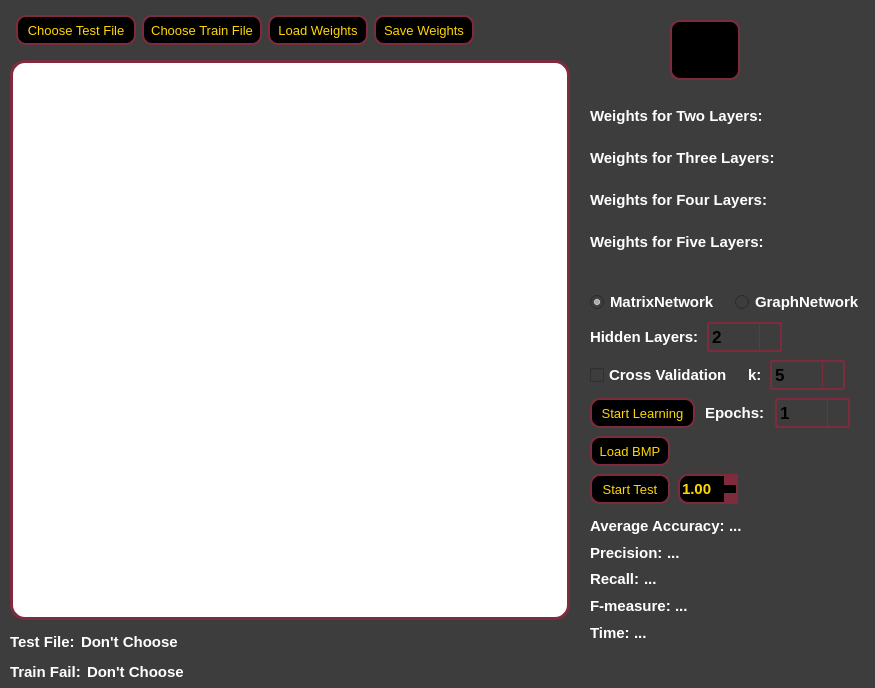
<?xml version="1.0" encoding="UTF-8"?>
<ui version="4.0">
 <class>MainWindow</class>
 <widget class="QMainWindow" name="MainWindow">
  <property name="geometry">
   <rect>
    <x>0</x>
    <y>0</y>
    <width>875</width>
    <height>688</height>
   </rect>
  </property>
  <property name="minimumSize">
   <size>
    <width>875</width>
    <height>688</height>
   </size>
  </property>
  <property name="maximumSize">
   <size>
    <width>875</width>
    <height>688</height>
   </size>
  </property>
  <property name="windowTitle">
   <string>PERCEPTRON</string>
  </property>
  <widget class="QWidget" name="centralwidget">
   <property name="styleSheet">
    <string notr="true">background-color: #3d3d3d;</string>
   </property>
   <widget class="QGraphicsView" name="graphicsView">
    <property name="geometry">
     <rect>
      <x>10</x>
      <y>60</y>
      <width>560</width>
      <height>560</height>
     </rect>
    </property>
    <property name="minimumSize">
     <size>
      <width>560</width>
      <height>560</height>
     </size>
    </property>
    <property name="maximumSize">
     <size>
      <width>560</width>
      <height>560</height>
     </size>
    </property>
    <property name="cursor" stdset="0">
     <cursorShape>PointingHandCursor</cursorShape>
    </property>
    <property name="styleSheet">
     <string notr="true">border-radius: 15px;
border: 3px solid rgb(126, 44, 61); 
background-color: white;
width: 10px;</string>
    </property>
   </widget>
   <widget class="QWidget" name="horizontalLayoutWidget">
    <property name="geometry">
     <rect>
      <x>10</x>
      <y>10</y>
      <width>471</width>
      <height>41</height>
     </rect>
    </property>
    <layout class="QHBoxLayout" name="horizontalLayout">
     <property name="spacing">
      <number>0</number>
     </property>
     <item>
      <widget class="QPushButton" name="but_choose_test_file">
       <property name="minimumSize">
        <size>
         <width>120</width>
         <height>30</height>
        </size>
       </property>
       <property name="maximumSize">
        <size>
         <width>120</width>
         <height>30</height>
        </size>
       </property>
       <property name="cursor">
        <cursorShape>PointingHandCursor</cursorShape>
       </property>
       <property name="styleSheet">
        <string notr="true">QPushButton {
border-radius: 10px;
border: 2px solid rgb(126, 44, 61); 
background-color: black;
color: gold;
font-family: &quot;Comic Sans MS&quot;;
font: 13px;
}

QPushButton:hover {
	border: 2px solid black;
	font: bold 13px;
	
}</string>
       </property>
       <property name="text">
        <string>Choose Test File</string>
       </property>
      </widget>
     </item>
     <item>
      <widget class="QPushButton" name="but_choose_train_file">
       <property name="minimumSize">
        <size>
         <width>120</width>
         <height>30</height>
        </size>
       </property>
       <property name="maximumSize">
        <size>
         <width>120</width>
         <height>30</height>
        </size>
       </property>
       <property name="cursor">
        <cursorShape>PointingHandCursor</cursorShape>
       </property>
       <property name="styleSheet">
        <string notr="true">QPushButton {
border-radius: 10px;
border: 2px solid rgb(126, 44, 61); 
background-color: black;
color: gold;
font-family: &quot;Comic Sans MS&quot;;
font: 13px;
}

QPushButton:hover {
	border: 2px solid black;
	font: bold 13px;
	
}</string>
       </property>
       <property name="text">
        <string>Choose Train File</string>
       </property>
      </widget>
     </item>
     <item>
      <widget class="QPushButton" name="but_load_weights">
       <property name="minimumSize">
        <size>
         <width>100</width>
         <height>30</height>
        </size>
       </property>
       <property name="maximumSize">
        <size>
         <width>100</width>
         <height>30</height>
        </size>
       </property>
       <property name="cursor">
        <cursorShape>PointingHandCursor</cursorShape>
       </property>
       <property name="styleSheet">
        <string notr="true">QPushButton {
border-radius: 10px;
border: 2px solid rgb(126, 44, 61); 
background-color: black;
color: gold;
font-family: &quot;Comic Sans MS&quot;;
font: 13px;
}

QPushButton:hover {
	border: 2px solid black;
	font: bold 13px;
	
}</string>
       </property>
       <property name="text">
        <string>Load Weights</string>
       </property>
      </widget>
     </item>
     <item>
      <widget class="QPushButton" name="but_save_weights">
       <property name="minimumSize">
        <size>
         <width>100</width>
         <height>30</height>
        </size>
       </property>
       <property name="maximumSize">
        <size>
         <width>30</width>
         <height>16777215</height>
        </size>
       </property>
       <property name="cursor">
        <cursorShape>PointingHandCursor</cursorShape>
       </property>
       <property name="styleSheet">
        <string notr="true">QPushButton {
border-radius: 10px;
border: 2px solid rgb(126, 44, 61); 
background-color: black;
color: gold;
font-family: &quot;Comic Sans MS&quot;;
font: 13px;
}

QPushButton:hover {
	border: 2px solid black;
	font: bold 13px;
	
}</string>
       </property>
       <property name="text">
        <string>Save Weights</string>
       </property>
      </widget>
     </item>
    </layout>
   </widget>
   <widget class="QWidget" name="verticalLayoutWidget">
    <property name="geometry">
     <rect>
      <x>590</x>
      <y>290</y>
      <width>281</width>
      <height>356</height>
     </rect>
    </property>
    <layout class="QVBoxLayout" name="verticalLayout">
     <property name="spacing">
      <number>8</number>
     </property>
     <property name="leftMargin">
      <number>0</number>
     </property>
     <item>
      <layout class="QHBoxLayout" name="horizontalLayout_2">
       <property name="leftMargin">
        <number>0</number>
       </property>
       <item>
        <widget class="QRadioButton" name="radio_but_matrixNet">
         <property name="styleSheet">
          <string notr="true">font-family: &quot;Comic Sans MS&quot;;
font: bold 15px;
color: white;</string>
         </property>
         <property name="text">
          <string>MatrixNetwork</string>
         </property>
         <property name="checked">
          <bool>true</bool>
         </property>
        </widget>
       </item>
       <item>
        <widget class="QRadioButton" name="radio_but_graphNet">
         <property name="styleSheet">
          <string notr="true">font-family: &quot;Comic Sans MS&quot;;
font: bold 15px;
color: white;</string>
         </property>
         <property name="text">
          <string>GraphNetwork</string>
         </property>
        </widget>
       </item>
      </layout>
     </item>
     <item>
      <layout class="QHBoxLayout" name="horizontalLayout_3">
       <property name="leftMargin">
        <number>0</number>
       </property>
       <item>
        <widget class="QLabel" name="label">
         <property name="styleSheet">
          <string notr="true">font-family: &quot;Comic Sans MS&quot;;
font: bold 15px;
color: white;</string>
         </property>
         <property name="text">
          <string>Hidden Layers:</string>
         </property>
        </widget>
       </item>
       <item>
        <widget class="QComboBox" name="list_hidden_layers">
         <property name="minimumSize">
          <size>
           <width>75</width>
           <height>30</height>
          </size>
         </property>
         <property name="maximumSize">
          <size>
           <width>75</width>
           <height>30</height>
          </size>
         </property>
         <property name="styleSheet">
          <string notr="true">QComboBox {
	font: bold 17px;
	color: black;
	font-family: &quot;Comic Sans MS&quot;;
     border-radius: 3px;
	 border: 2px solid rgb(126, 44, 61);
 }

 QComboBox:!editable, QComboBox::drop-down:editable {
      background: qlineargradient(x1: 0, y1: 0, x2: 0, y2: 1,
                                  stop: 0 #E1E1E1, stop: 0.4 #DDDDDD,
                                  stop: 0.5 #D8D8D8, stop: 1.0 #D3D3D3);
}

 QComboBox:!editable:on, QComboBox::drop-down:editable:on {
     background: qlineargradient(x1: 0, y1: 0, x2: 0, y2: 1,
                                 stop: 0 #D3D3D3, stop: 0.4 #D8D8D8,
                                 stop: 0.5 #DDDDDD, stop: 1.0 #E1E1E1);
 }


 QComboBox:on { /* сдвиг текста когда выпадающий список раскрывается */
     padding-top: 3px;
     padding-left: 3px;
 }

 QComboBox::drop-down {
     subcontrol-origin: padding;
     subcontrol-position: top right;
     width: 20px;

     border-left-width: 1px;
     border-left-color: rgb(126, 44, 61);
     border-left-style: solid;
     border-top-right-radius: 3px; /* тот же радиус закругления что и у QComboBox */
     border-bottom-right-radius: 3px;
 }

 QComboBox::down-arrow:on { /* сдвиг стрелки когда выпадающий список раскрывается */
     top: 1px;
     left: 1px;
 }

 QComboBox QAbstractItemView {
     border: 2px solid rgb(126, 44, 61); 
     background: darkgray;
	
 }
</string>
         </property>
         <item>
          <property name="text">
           <string>2</string>
          </property>
         </item>
         <item>
          <property name="text">
           <string>3</string>
          </property>
         </item>
         <item>
          <property name="text">
           <string>4</string>
          </property>
         </item>
         <item>
          <property name="text">
           <string>5</string>
          </property>
         </item>
        </widget>
       </item>
       <item>
        <spacer name="horizontalSpacer">
         <property name="orientation">
          <enum>Qt::Horizontal</enum>
         </property>
         <property name="sizeHint" stdset="0">
          <size>
           <width>40</width>
           <height>20</height>
          </size>
         </property>
        </spacer>
       </item>
      </layout>
     </item>
     <item>
      <layout class="QHBoxLayout" name="horizontalLayout_18" stretch="0,0,1,0">
       <item>
        <widget class="QCheckBox" name="check_cross_validation">
         <property name="minimumSize">
          <size>
           <width>150</width>
           <height>0</height>
          </size>
         </property>
         <property name="maximumSize">
          <size>
           <width>150</width>
           <height>16777215</height>
          </size>
         </property>
         <property name="styleSheet">
          <string notr="true">font-family: &quot;Comic Sans MS&quot;;
font: bold 15px;
color: white;</string>
         </property>
         <property name="text">
          <string>Cross Validation</string>
         </property>
        </widget>
       </item>
       <item>
        <widget class="QLabel" name="label_8">
         <property name="maximumSize">
          <size>
           <width>25</width>
           <height>16777215</height>
          </size>
         </property>
         <property name="styleSheet">
          <string notr="true">font-family: &quot;Comic Sans MS&quot;;
font: bold 15px;
color: white;</string>
         </property>
         <property name="text">
          <string>k:</string>
         </property>
        </widget>
       </item>
       <item>
        <widget class="QComboBox" name="list_cross_validation">
         <property name="minimumSize">
          <size>
           <width>75</width>
           <height>30</height>
          </size>
         </property>
         <property name="maximumSize">
          <size>
           <width>75</width>
           <height>30</height>
          </size>
         </property>
         <property name="styleSheet">
          <string notr="true">QComboBox {
	font: bold 17px;
	color: black;
	font-family: &quot;Comic Sans MS&quot;;
     border-radius: 3px;
	 border: 2px solid rgb(126, 44, 61);
 }

 QComboBox:!editable, QComboBox::drop-down:editable {
      background: qlineargradient(x1: 0, y1: 0, x2: 0, y2: 1,
                                  stop: 0 #E1E1E1, stop: 0.4 #DDDDDD,
                                  stop: 0.5 #D8D8D8, stop: 1.0 #D3D3D3);
}

 QComboBox:!editable:on, QComboBox::drop-down:editable:on {
     background: qlineargradient(x1: 0, y1: 0, x2: 0, y2: 1,
                                 stop: 0 #D3D3D3, stop: 0.4 #D8D8D8,
                                 stop: 0.5 #DDDDDD, stop: 1.0 #E1E1E1);
 }


 QComboBox:on { /* сдвиг текста когда выпадающий список раскрывается */
     padding-top: 3px;
     padding-left: 3px;
 }

 QComboBox::drop-down {
     subcontrol-origin: padding;
     subcontrol-position: top right;
     width: 20px;

     border-left-width: 1px;
     border-left-color: rgb(126, 44, 61);
     border-left-style: solid;
     border-top-right-radius: 3px; /* тот же радиус закругления что и у QComboBox */
     border-bottom-right-radius: 3px;
 }

 QComboBox::down-arrow:on { /* сдвиг стрелки когда выпадающий список раскрывается */
     top: 1px;
     left: 1px;
 }

 QComboBox QAbstractItemView {
     border: 2px solid rgb(126, 44, 61); 
     background: darkgray;
	
 }
</string>
         </property>
         <item>
          <property name="text">
           <string>5</string>
          </property>
         </item>
         <item>
          <property name="text">
           <string>10</string>
          </property>
         </item>
        </widget>
       </item>
       <item>
        <spacer name="horizontalSpacer_5">
         <property name="orientation">
          <enum>Qt::Horizontal</enum>
         </property>
         <property name="sizeHint" stdset="0">
          <size>
           <width>40</width>
           <height>20</height>
          </size>
         </property>
        </spacer>
       </item>
      </layout>
     </item>
     <item>
      <layout class="QHBoxLayout" name="horizontalLayout_5">
       <property name="spacing">
        <number>10</number>
       </property>
       <property name="leftMargin">
        <number>0</number>
       </property>
       <item>
        <widget class="QPushButton" name="but_start_learning">
         <property name="minimumSize">
          <size>
           <width>105</width>
           <height>30</height>
          </size>
         </property>
         <property name="maximumSize">
          <size>
           <width>105</width>
           <height>30</height>
          </size>
         </property>
         <property name="cursor">
          <cursorShape>PointingHandCursor</cursorShape>
         </property>
         <property name="styleSheet">
          <string notr="true">QPushButton {
border-radius: 10px;
border: 2px solid rgb(126, 44, 61); 
background-color: black;
color: gold;
font-family: &quot;Comic Sans MS&quot;;
font: 13px;
}

QPushButton:hover {
	border: 2px solid black;
	font: bold 13px;
	
}</string>
         </property>
         <property name="text">
          <string>Start Learning</string>
         </property>
        </widget>
       </item>
       <item>
        <widget class="QLabel" name="label_7">
         <property name="styleSheet">
          <string notr="true">font-family: &quot;Comic Sans MS&quot;;
font: bold 15px;
color: white;</string>
         </property>
         <property name="text">
          <string>Epochs:</string>
         </property>
        </widget>
       </item>
       <item>
        <widget class="QComboBox" name="list_epochs">
         <property name="minimumSize">
          <size>
           <width>75</width>
           <height>30</height>
          </size>
         </property>
         <property name="maximumSize">
          <size>
           <width>75</width>
           <height>30</height>
          </size>
         </property>
         <property name="cursor">
          <cursorShape>PointingHandCursor</cursorShape>
         </property>
         <property name="styleSheet">
          <string notr="true">QComboBox {
	font: bold 17px;
	color: black;
	font-family: &quot;Comic Sans MS&quot;;
     border-radius: 3px;
	 border: 2px solid rgb(126, 44, 61);
 }

 QComboBox:!editable, QComboBox::drop-down:editable {
      background: qlineargradient(x1: 0, y1: 0, x2: 0, y2: 1,
                                  stop: 0 #E1E1E1, stop: 0.4 #DDDDDD,
                                  stop: 0.5 #D8D8D8, stop: 1.0 #D3D3D3);
}

 QComboBox:!editable:on, QComboBox::drop-down:editable:on {
     background: qlineargradient(x1: 0, y1: 0, x2: 0, y2: 1,
                                 stop: 0 #D3D3D3, stop: 0.4 #D8D8D8,
                                 stop: 0.5 #DDDDDD, stop: 1.0 #E1E1E1);
 }


 QComboBox:on { /* сдвиг текста когда выпадающий список раскрывается */
     padding-top: 3px;
     padding-left: 3px;
 }

 QComboBox::drop-down {
     subcontrol-origin: padding;
     subcontrol-position: top right;
     width: 20px;

     border-left-width: 1px;
     border-left-color: rgb(126, 44, 61);
     border-left-style: solid;
     border-top-right-radius: 3px; /* тот же радиус закругления что и у QComboBox */
     border-bottom-right-radius: 3px;
 }

 QComboBox::down-arrow:on { /* сдвиг стрелки когда выпадающий список раскрывается */
     top: 1px;
     left: 1px;
 }

 QComboBox QAbstractItemView {
     border: 2px solid rgb(126, 44, 61); 
     background: darkgray;
	
 }
</string>
         </property>
         <item>
          <property name="text">
           <string>1</string>
          </property>
         </item>
         <item>
          <property name="text">
           <string>2</string>
          </property>
         </item>
         <item>
          <property name="text">
           <string>3</string>
          </property>
         </item>
         <item>
          <property name="text">
           <string>4</string>
          </property>
         </item>
         <item>
          <property name="text">
           <string>5</string>
          </property>
         </item>
         <item>
          <property name="text">
           <string>6</string>
          </property>
         </item>
         <item>
          <property name="text">
           <string>7</string>
          </property>
         </item>
         <item>
          <property name="text">
           <string>8</string>
          </property>
         </item>
         <item>
          <property name="text">
           <string>9</string>
          </property>
         </item>
         <item>
          <property name="text">
           <string>10</string>
          </property>
         </item>
        </widget>
       </item>
       <item>
        <spacer name="horizontalSpacer_3">
         <property name="orientation">
          <enum>Qt::Horizontal</enum>
         </property>
         <property name="sizeHint" stdset="0">
          <size>
           <width>40</width>
           <height>20</height>
          </size>
         </property>
        </spacer>
       </item>
      </layout>
     </item>
     <item>
      <layout class="QHBoxLayout" name="horizontalLayout_17">
       <item>
        <widget class="QPushButton" name="but_load_bmp">
         <property name="minimumSize">
          <size>
           <width>80</width>
           <height>30</height>
          </size>
         </property>
         <property name="maximumSize">
          <size>
           <width>80</width>
           <height>30</height>
          </size>
         </property>
         <property name="cursor">
          <cursorShape>PointingHandCursor</cursorShape>
         </property>
         <property name="styleSheet">
          <string notr="true">QPushButton {
border-radius: 10px;
border: 2px solid rgb(126, 44, 61); 
background-color: black;
color: gold;
font-family: &quot;Comic Sans MS&quot;;
font: 13px;
}

QPushButton:hover {
	border: 2px solid black;
	font: bold 13px;
	
}</string>
         </property>
         <property name="text">
          <string>Load BMP</string>
         </property>
        </widget>
       </item>
       <item>
        <spacer name="horizontalSpacer_2">
         <property name="orientation">
          <enum>Qt::Horizontal</enum>
         </property>
         <property name="sizeHint" stdset="0">
          <size>
           <width>40</width>
           <height>20</height>
          </size>
         </property>
        </spacer>
       </item>
      </layout>
     </item>
     <item>
      <layout class="QHBoxLayout" name="horizontalLayout_6">
       <item>
        <widget class="QPushButton" name="but_start_test">
         <property name="minimumSize">
          <size>
           <width>80</width>
           <height>30</height>
          </size>
         </property>
         <property name="maximumSize">
          <size>
           <width>80</width>
           <height>30</height>
          </size>
         </property>
         <property name="cursor">
          <cursorShape>PointingHandCursor</cursorShape>
         </property>
         <property name="styleSheet">
          <string notr="true">QPushButton {
border-radius: 10px;
border: 2px solid rgb(126, 44, 61); 
background-color: black;
color: gold;
font-family: &quot;Comic Sans MS&quot;;
font: 13px;
}

QPushButton:hover {
	border: 2px solid black;
	font: bold 13px;
	
}</string>
         </property>
         <property name="text">
          <string>Start Test</string>
         </property>
        </widget>
       </item>
       <item>
        <widget class="QDoubleSpinBox" name="sample_precent">
         <property name="minimumSize">
          <size>
           <width>60</width>
           <height>30</height>
          </size>
         </property>
         <property name="maximumSize">
          <size>
           <width>60</width>
           <height>30</height>
          </size>
         </property>
         <property name="cursor">
          <cursorShape>PointingHandCursor</cursorShape>
         </property>
         <property name="styleSheet">
          <string notr="true">QDoubleSpinBox {
	border: 2px solid rgb(126, 44, 61); ;
	border-radius: 10px;
	background: black;
	font: bold 15px;
	color: gold;
	font-family: &quot;Comic Sans MS&quot;;
 }
 QDoubleSpinBox::up-button {
	 subcontrol-origin: border;
     subcontrol-position: top right;
	background: rgb(126, 44, 61);
     height: 11px;
	width: 14px;
 }
 QDoubleSpinBox::down-button {
     subcontrol-origin: border;
     subcontrol-position: bottom right;
	background: rgb(126, 44, 61);
	height: 11px;
	width: 14px;
 }
QDoubleSpinBox::down-button:hover {
    background-color: lightgray;
}
QDoubleSpinBox::up-button:hover {
    background-color: lightgray;
}
QDoubleSpinBox::down-button:pressed {
    background-color: qlineargradient(x1: 0, y1: 0, x2: 0, y2: 1,
                                      stop: 0 #BEBEBE, stop: 1 #D7D7D7);
}
QDoubleSpinBox::up-button:pressed {
    background-color: qlineargradient(x1: 0, y1: 0, x2: 0, y2: 1,
                                      stop: 0 #BEBEBE, stop: 1 #D7D7D7);
}</string>
         </property>
         <property name="minimum">
          <double>0.010000000000000</double>
         </property>
         <property name="maximum">
          <double>1.000000000000000</double>
         </property>
         <property name="singleStep">
          <double>0.010000000000000</double>
         </property>
         <property name="value">
          <double>1.000000000000000</double>
         </property>
        </widget>
       </item>
       <item>
        <spacer name="horizontalSpacer_4">
         <property name="orientation">
          <enum>Qt::Horizontal</enum>
         </property>
         <property name="sizeHint" stdset="0">
          <size>
           <width>40</width>
           <height>20</height>
          </size>
         </property>
        </spacer>
       </item>
      </layout>
     </item>
     <item>
      <layout class="QVBoxLayout" name="verticalLayout_3">
       <property name="spacing">
        <number>0</number>
       </property>
       <item>
        <layout class="QHBoxLayout" name="horizontalLayout_8" stretch="0,1">
         <item>
          <widget class="QLabel" name="label_2">
           <property name="styleSheet">
            <string notr="true">font-family: &quot;Comic Sans MS&quot;;
font: bold 15px;
color: white;</string>
           </property>
           <property name="text">
            <string>Average Accuracy: </string>
           </property>
          </widget>
         </item>
         <item>
          <widget class="QLabel" name="label_accuracy">
           <property name="styleSheet">
            <string notr="true">font-family: &quot;Comic Sans MS&quot;;
font: bold 15px;
color: white;</string>
           </property>
           <property name="text">
            <string>...</string>
           </property>
          </widget>
         </item>
        </layout>
       </item>
       <item>
        <layout class="QHBoxLayout" name="horizontalLayout_9" stretch="0,1">
         <item>
          <widget class="QLabel" name="label_3">
           <property name="styleSheet">
            <string notr="true">font-family: &quot;Comic Sans MS&quot;;
font: bold 15px;
color: white;</string>
           </property>
           <property name="text">
            <string>Precision: </string>
           </property>
          </widget>
         </item>
         <item>
          <widget class="QLabel" name="label_precision_value">
           <property name="styleSheet">
            <string notr="true">font-family: &quot;Comic Sans MS&quot;;
font: bold 15px;
color: white;</string>
           </property>
           <property name="text">
            <string>...</string>
           </property>
          </widget>
         </item>
        </layout>
       </item>
       <item>
        <layout class="QHBoxLayout" name="horizontalLayout_10" stretch="0,1">
         <item>
          <widget class="QLabel" name="label_4">
           <property name="styleSheet">
            <string notr="true">font-family: &quot;Comic Sans MS&quot;;
font: bold 15px;
color: white;</string>
           </property>
           <property name="text">
            <string>Recall: </string>
           </property>
          </widget>
         </item>
         <item>
          <widget class="QLabel" name="label_recall_value">
           <property name="styleSheet">
            <string notr="true">font-family: &quot;Comic Sans MS&quot;;
font: bold 15px;
color: white;</string>
           </property>
           <property name="text">
            <string>...</string>
           </property>
          </widget>
         </item>
        </layout>
       </item>
       <item>
        <layout class="QHBoxLayout" name="horizontalLayout_11" stretch="0,1">
         <item>
          <widget class="QLabel" name="label_5">
           <property name="styleSheet">
            <string notr="true">font-family: &quot;Comic Sans MS&quot;;
font: bold 15px;
color: white;</string>
           </property>
           <property name="text">
            <string>F-measure: </string>
           </property>
          </widget>
         </item>
         <item>
          <widget class="QLabel" name="label_fmeasure_value">
           <property name="styleSheet">
            <string notr="true">font-family: &quot;Comic Sans MS&quot;;
font: bold 15px;
color: white;</string>
           </property>
           <property name="text">
            <string>...</string>
           </property>
          </widget>
         </item>
        </layout>
       </item>
       <item>
        <layout class="QHBoxLayout" name="horizontalLayout_12" stretch="0,1">
         <item>
          <widget class="QLabel" name="label_6">
           <property name="styleSheet">
            <string notr="true">font-family: &quot;Comic Sans MS&quot;;
font: bold 15px;
color: white;</string>
           </property>
           <property name="text">
            <string>Time: </string>
           </property>
          </widget>
         </item>
         <item>
          <widget class="QLabel" name="label_time_value">
           <property name="styleSheet">
            <string notr="true">font-family: &quot;Comic Sans MS&quot;;
font: bold 15px;
color: white;</string>
           </property>
           <property name="text">
            <string>...</string>
           </property>
          </widget>
         </item>
        </layout>
       </item>
      </layout>
     </item>
    </layout>
   </widget>
   <widget class="QWidget" name="verticalLayoutWidget_2">
    <property name="geometry">
     <rect>
      <x>10</x>
      <y>630</y>
      <width>561</width>
      <height>54</height>
     </rect>
    </property>
    <layout class="QVBoxLayout" name="verticalLayout_2">
     <item>
      <layout class="QHBoxLayout" name="horizontalLayout_4" stretch="0,1">
       <item>
        <widget class="QLabel" name="label_13">
         <property name="styleSheet">
          <string notr="true">font-family: &quot;Comic Sans MS&quot;;
font: bold 15px;
color: white;</string>
         </property>
         <property name="text">
          <string>Test File:</string>
         </property>
        </widget>
       </item>
       <item>
        <widget class="QLabel" name="label_name_test_file">
         <property name="styleSheet">
          <string notr="true">font-family: &quot;Comic Sans MS&quot;;
font: bold 15px;
color:  white;</string>
         </property>
         <property name="text">
          <string>Don't Choose</string>
         </property>
        </widget>
       </item>
      </layout>
     </item>
     <item>
      <layout class="QHBoxLayout" name="horizontalLayout_7" stretch="0,1">
       <item>
        <widget class="QLabel" name="label_15">
         <property name="styleSheet">
          <string notr="true">font-family: &quot;Comic Sans MS&quot;;
font: bold 15px;
color: white;</string>
         </property>
         <property name="text">
          <string>Train Fail:</string>
         </property>
        </widget>
       </item>
       <item>
        <widget class="QLabel" name="label_name_train_file">
         <property name="styleSheet">
          <string notr="true">font-family: &quot;Comic Sans MS&quot;;
font: bold 15px;
color:  white;</string>
         </property>
         <property name="text">
          <string>Don't Choose</string>
         </property>
        </widget>
       </item>
      </layout>
     </item>
    </layout>
   </widget>
   <widget class="QLabel" name="label_char">
    <property name="geometry">
     <rect>
      <x>670</x>
      <y>20</y>
      <width>70</width>
      <height>60</height>
     </rect>
    </property>
    <property name="minimumSize">
     <size>
      <width>70</width>
      <height>60</height>
     </size>
    </property>
    <property name="maximumSize">
     <size>
      <width>70</width>
      <height>60</height>
     </size>
    </property>
    <property name="styleSheet">
     <string notr="true">font-family: &quot;Comic Sans MS&quot;;
border-radius: 10px;
border: 2px solid rgb(126, 44, 61); 
font: bold 50px;
color: gold;
background: black;</string>
    </property>
    <property name="text">
     <string/>
    </property>
    <property name="alignment">
     <set>Qt::AlignCenter</set>
    </property>
   </widget>
   <widget class="QWidget" name="verticalLayoutWidget_3">
    <property name="geometry">
     <rect>
      <x>590</x>
      <y>90</y>
      <width>241</width>
      <height>181</height>
     </rect>
    </property>
    <layout class="QVBoxLayout" name="verticalLayout_4">
     <property name="spacing">
      <number>0</number>
     </property>
     <item>
      <layout class="QHBoxLayout" name="horizontalLayout_13" stretch="0,1">
       <item>
        <widget class="QLabel" name="label_18">
         <property name="styleSheet">
          <string notr="true">font-family: &quot;Comic Sans MS&quot;;
font: bold 15px;
color: white;</string>
         </property>
         <property name="text">
          <string>Weights for Two Layers:</string>
         </property>
        </widget>
       </item>
       <item>
        <widget class="QLabel" name="label_name_twoLayers_file">
         <property name="minimumSize">
          <size>
           <width>32</width>
           <height>32</height>
          </size>
         </property>
         <property name="maximumSize">
          <size>
           <width>1000</width>
           <height>32</height>
          </size>
         </property>
         <property name="text">
          <string/>
         </property>
         <property name="pixmap">
          <pixmap resource="icons.qrc">:/icons_iu/-.png</pixmap>
         </property>
         <property name="alignment">
          <set>Qt::AlignRight|Qt::AlignTrailing|Qt::AlignVCenter</set>
         </property>
        </widget>
       </item>
      </layout>
     </item>
     <item>
      <layout class="QHBoxLayout" name="horizontalLayout_14" stretch="0,1">
       <item>
        <widget class="QLabel" name="label_20">
         <property name="styleSheet">
          <string notr="true">font-family: &quot;Comic Sans MS&quot;;
font: bold 15px;
color: white;</string>
         </property>
         <property name="text">
          <string>Weights for Three Layers:</string>
         </property>
        </widget>
       </item>
       <item>
        <widget class="QLabel" name="label_name_threeLayers_file">
         <property name="minimumSize">
          <size>
           <width>32</width>
           <height>32</height>
          </size>
         </property>
         <property name="maximumSize">
          <size>
           <width>16777215</width>
           <height>32</height>
          </size>
         </property>
         <property name="text">
          <string/>
         </property>
         <property name="pixmap">
          <pixmap resource="icons.qrc">:/icons_iu/-.png</pixmap>
         </property>
         <property name="alignment">
          <set>Qt::AlignRight|Qt::AlignTrailing|Qt::AlignVCenter</set>
         </property>
        </widget>
       </item>
      </layout>
     </item>
     <item>
      <layout class="QHBoxLayout" name="horizontalLayout_15" stretch="0,1">
       <item>
        <widget class="QLabel" name="label_22">
         <property name="styleSheet">
          <string notr="true">font-family: &quot;Comic Sans MS&quot;;
font: bold 15px;
color: white;</string>
         </property>
         <property name="text">
          <string>Weights for Four Layers:</string>
         </property>
        </widget>
       </item>
       <item>
        <widget class="QLabel" name="label_name_fourLayers_file">
         <property name="minimumSize">
          <size>
           <width>32</width>
           <height>32</height>
          </size>
         </property>
         <property name="maximumSize">
          <size>
           <width>16777215</width>
           <height>32</height>
          </size>
         </property>
         <property name="text">
          <string/>
         </property>
         <property name="pixmap">
          <pixmap resource="icons.qrc">:/icons_iu/-.png</pixmap>
         </property>
         <property name="alignment">
          <set>Qt::AlignRight|Qt::AlignTrailing|Qt::AlignVCenter</set>
         </property>
        </widget>
       </item>
      </layout>
     </item>
     <item>
      <layout class="QHBoxLayout" name="horizontalLayout_16" stretch="0,1">
       <item>
        <widget class="QLabel" name="label_24">
         <property name="styleSheet">
          <string notr="true">font-family: &quot;Comic Sans MS&quot;;
font: bold 15px;
color: white;</string>
         </property>
         <property name="text">
          <string>Weights for Five Layers:</string>
         </property>
        </widget>
       </item>
       <item>
        <widget class="QLabel" name="label_name_fiveLayers_file">
         <property name="minimumSize">
          <size>
           <width>32</width>
           <height>32</height>
          </size>
         </property>
         <property name="maximumSize">
          <size>
           <width>16777215</width>
           <height>32</height>
          </size>
         </property>
         <property name="text">
          <string/>
         </property>
         <property name="pixmap">
          <pixmap resource="icons.qrc">:/icons_iu/-.png</pixmap>
         </property>
         <property name="alignment">
          <set>Qt::AlignRight|Qt::AlignTrailing|Qt::AlignVCenter</set>
         </property>
        </widget>
       </item>
      </layout>
     </item>
    </layout>
   </widget>
  </widget>
 </widget>
 <resources>
  <include location="icons.qrc"/>
 </resources>
 <connections/>
</ui>
